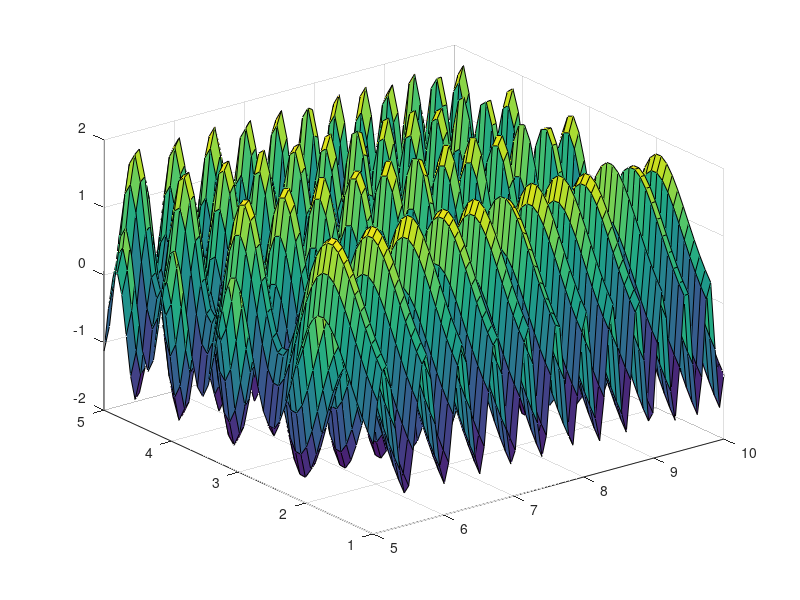
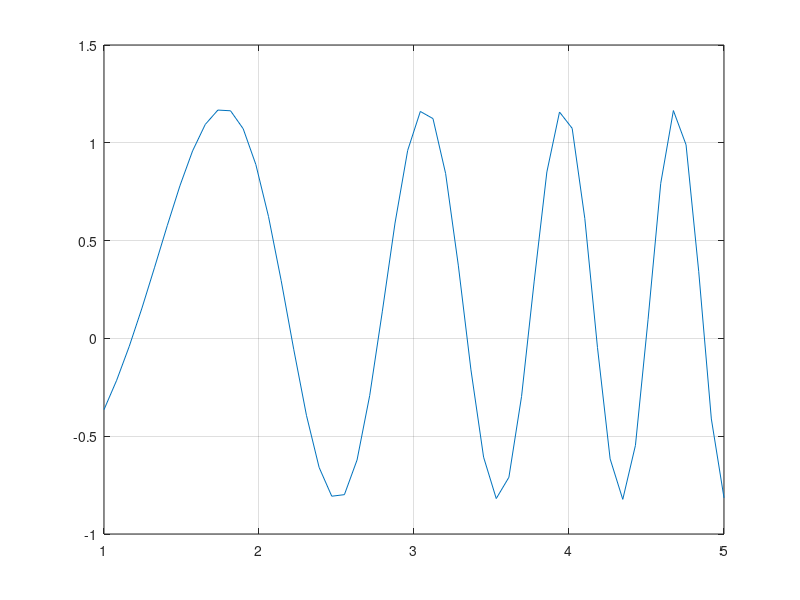

Reproduce these figures in MATLAB, in order.
x = linspace(5, 10, 80);                                % Create Data
y = linspace(1,  5, 50);                                % Create Data
[X,Y] = meshgrid(x,y);                                  % Create Data
Z = sin(X.^2) - cos(Y.^2);                              % Create Data
figure(1)
surf(X, Y, Z)                                           % Surface Plot
grid on
X_idx = find(x >= 7.5, 1, 'first');                     % Find Desired ‘X’ Value
figure(2)
plot(Y(:,X_idx), Z(:,X_idx))                            % Plot At Desired ‘X’ Value
grid